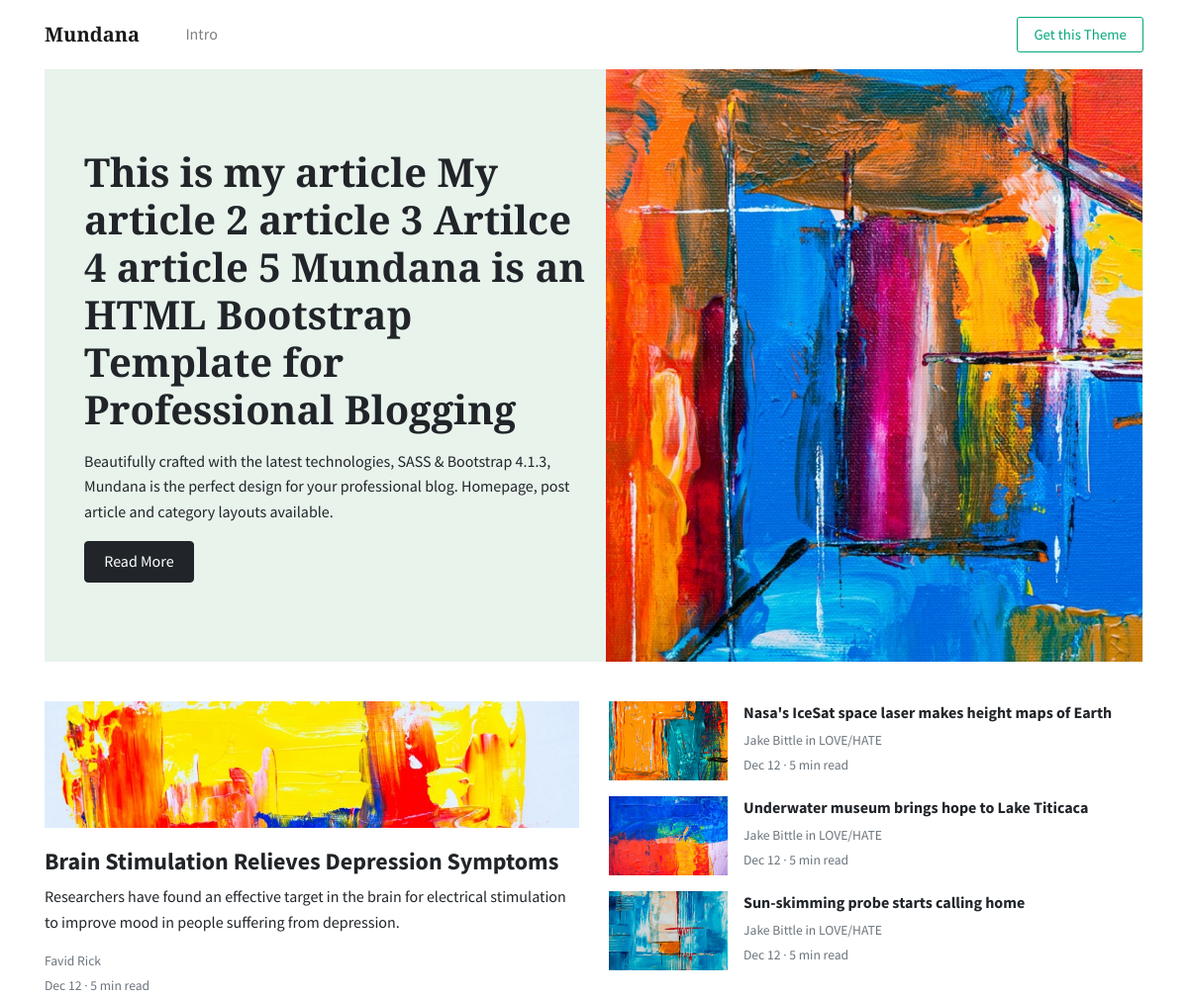
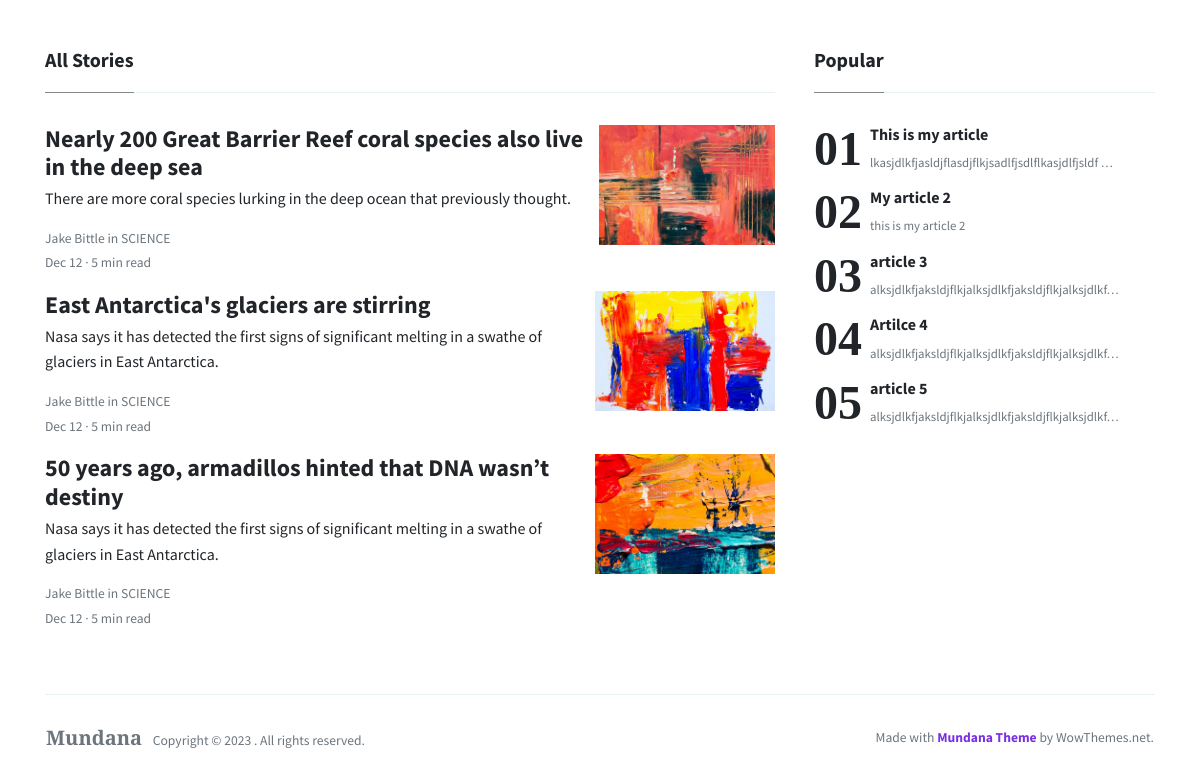
The page / on the database its author committed (2 pictures, top to bottom).
### blogapp/models.py (models this page shows, shortened)
class Articles(models.Model):
    sno = models.AutoField(primary_key=True)
    title = models.CharField(max_length=250)
    description = models.TextField()
    image = models.ImageField(upload_to='articleimage')
    slug = models.SlugField(max_length=500)
    author = models.CharField(max_length=100)

### blogapp/views.py (the view)
# urls.py: path('',views.index),
def index(request):
    all_articles = Articles.objects.all
    return render(request, 'index.html', {'all': all_articles})

### templates/index.html (shortened to what this page needs)
{% load static %}
<!DOCTYPE html>
<html lang="en">
<head>
<link rel="stylesheet" href="https://use.fontawesome.com/releases/v5.3.1/css/all.css">
<link href="{% static './assets/css/main.css' %}" rel="stylesheet"/>
</head>
<body>
<nav class="topnav navbar navbar-expand-lg navbar-light bg-white fixed-top">
<div class="container">
	<a class="navbar-brand" href="/"><strong>Mundana</strong></a>
	<div class="navbar-collapse collapse" id="navbarColor02" style="">
		<ul class="navbar-nav mr-auto d-flex align-items-center">
			<li class="nav-item">
			<a class="nav-link" href="/">Intro <span class="sr-only">(current)</span></a>
			</li>
		</ul>
		<ul class="navbar-nav ml-auto d-flex align-items-center">
			<li class="nav-item highlight">
			<a class="nav-link" href="https://www.wowthemes.net/mundana-free-html-bootstrap-template/">Get this Theme</a>
			</li>
		</ul>
	</div>
</div>
</nav>
<div class="container">
	<div class="jumbotron jumbotron-fluid mb-3 pt-0 pb-0 bg-lightblue position-relative">
		<div class="pl-4 pr-0 h-100 tofront">
			<div class="row justify-content-between">
				<div class="col-md-6 pt-6 pb-6 align-self-center">
					<h1 class="secondfont mb-3 font-weight-bold">
						{% for i in all %}
						{{i.title}}
						{% endfor %}
						Mundana is an HTML Bootstrap Template for Professional Blogging</h1>
					<p class="mb-3">
						Beautifully crafted with the latest technologies, SASS & Bootstrap 4.1.3, Mundana is the perfect design for your professional blog. Homepage, post article and category layouts available.
					</p>
					<a href="./article.html" class="btn btn-dark">Read More</a>
				</div>
				<div class="col-md-6 d-none d-md-block pr-0" style="background-size:cover;background-image:url({% static './assets/img/demo/home.jpg' %});">	</div>
			</div>
		</div>
	</div>
</div>
<div class="container pt-4 pb-4">
	<div class="row">
		<div class="col-lg-6">
			<div class="card border-0 mb-4 box-shadow h-xl-300">
                <div style="background-image: url({% static './assets/img/demo/1.jpg' %}); height: 150px;    background-size: cover;    background-repeat: no-repeat;"></div>
				<div class="card-body px-0 pb-0 d-flex flex-column align-items-start">
					<h2 class="h4 font-weight-bold">
					<a class="text-dark" href="./article.html">Brain Stimulation Relieves Depression Symptoms</a>
					</h2>
					<p class="card-text">
						 Researchers have found an effective target in the brain for electrical stimulation to improve mood in people suffering from depression.
					</p>
					<div>
						<small class="d-block"><a class="text-muted" href="./author.html">Favid Rick</a></small>
						<small class="text-muted">Dec 12 &middot; 5 min read</small>
					</div>
				</div>
			</div>
		</div>
		<div class="col-lg-6">
			<div class="flex-md-row mb-4 box-shadow h-xl-300">
				<div class="mb-3 d-flex align-items-center">
					<img height="80" src="{% static './assets/img/demo/blog4.jpg'%}">
					<div class="pl-3">
						<h2 class="mb-2 h6 font-weight-bold">
						<a class="text-dark" href="./article.html">Nasa's IceSat space laser makes height maps of Earth</a>
						</h2>
						<div class="card-text text-muted small">
							 Jake Bittle in LOVE/HATE
						</div>
						<small class="text-muted">Dec 12 &middot; 5 min read</small>
					</div>
				</div>
				<div class="mb-3 d-flex align-items-center">
					<img height="80" src="{% static './assets/img/demo/blog5.jpg'%}">
					<div class="pl-3">
						<h2 class="mb-2 h6 font-weight-bold">
						<a class="text-dark" href="./article.html">Underwater museum brings hope to Lake Titicaca</a>
						</h2>
						<div class="card-text text-muted small">
							 Jake Bittle in LOVE/HATE
						</div>
						<small class="text-muted">Dec 12 &middot; 5 min read</small>
					</div>
				</div>
				<div class="mb-3 d-flex align-items-center">
					<img height="80" src="{% static './assets/img/demo/blog6.jpg'%}">
					<div class="pl-3">
						<h2 class="mb-2 h6 font-weight-bold">
						<a class="text-dark" href="./article.html">Sun-skimming probe starts calling home</a>
						</h2>
						<div class="card-text text-muted small">
							 Jake Bittle in LOVE/HATE
						</div>
						<small class="text-muted">Dec 12 &middot; 5 min read</small>
					</div>
				</div>
			</div>
		</div>
	</div>
</div>
<div class="container">
	<div class="row justify-content-between">
		<div class="col-md-8">
			<h5 class="font-weight-bold spanborder"><span>All Stories</span></h5>
			<div class="mb-3 d-flex justify-content-between">
				<div class="pr-3">
					<h2 class="mb-1 h4 font-weight-bold">
					<a class="text-dark" href="./article.html">Nearly 200 Great Barrier Reef coral species also live in the deep sea</a>
					</h2>
					<p>
						There are more coral species lurking in the deep ocean that previously thought.
					</p>
					<div class="card-text text-muted small">
						 Jake Bittle in SCIENCE
					</div>
					<small class="text-muted">Dec 12 &middot; 5 min read</small>
				</div>
				<img height="120" src="{% static './assets/img/demo/blog8.jpg'%}">
			</div>
			<div class="mb-3 d-flex justify-content-between">
				<div class="pr-3">
					<h2 class="mb-1 h4 font-weight-bold">
					<a class="text-dark" href="./article.html">East Antarctica's glaciers are stirring</a>
					</h2>
					<p>
						Nasa says it has detected the first signs of significant melting in a swathe of glaciers in East Antarctica.
					</p>
					<div class="card-text text-muted small">
						 Jake Bittle in SCIENCE
					</div>
					<small class="text-muted">Dec 12 &middot; 5 min read</small>
				</div>
				<img height="120" src="{% static './assets/img/demo/1.jpg'%}">
			</div>
			<div class="mb-3 d-flex justify-content-between">
				<div class="pr-3">
					<h2 class="mb-1 h4 font-weight-bold">
					<a class="text-dark" href="./article.html">50 years ago, armadillos hinted that DNA wasn’t destiny</a>
					</h2>
					<p>
						Nasa says it has detected the first signs of significant melting in a swathe of glaciers in East Antarctica.
					</p>
					<div class="card-text text-muted small">
						 Jake Bittle in SCIENCE
					</div>
					<small class="text-muted">Dec 12 &middot; 5 min read</small>
				</div>
				<img height="120" src="{% static './assets/img/demo/5.jpg'%}">
			</div>
		</div>
		<div class="col-md-4 pl-4">
            <h5 class="font-weight-bold spanborder"><span>Popular</span></h5>
			<ol class="list-featured">
				{% for i in all %}
				<li>
				<span>
				<h6 class="font-weight-bold">
				<a href="./article.html" class="text-dark">{{i.title}}</a>
				</h6>
				<p class="text-muted">
					{{i.description | truncatechars:50}}
				</p>
				</span>
				</li>
				{% endfor %}
			</ol>
		</div>
	</div>
</div>
<div class="container mt-5">
	<footer class="bg-white border-top p-3 text-muted small">
	<div class="row align-items-center justify-content-between">
		<div>
            <span class="navbar-brand mr-2"><strong>Mundana</strong></span> Copyright &copy;
			 . All rights reserved.
		</div>
		<div>
			Made with <a target="_blank" class="text-secondary font-weight-bold" href="https://www.wowthemes.net/mundana-free-html-bootstrap-template/">Mundana Theme</a> by WowThemes.net.
		</div>
	</div>
	</footer>
</div>
</body>
</html>

### rows shown on the page
Articles: title "This is my article", description "lkasjdlkfjasldjflasdjflkjsadlfjsdlflkasjdlfjsldf …"
Articles: title "My article 2", description "this is my article 2"
Articles: title "article 3", description "alksjdlkfjaksldjflkjalksjdlkfjaksldjflkjalksjdlkf…"
Articles: title "Artilce 4", description "alksjdlkfjaksldjflkjalksjdlkfjaksldjflkjalksjdlkf…"
Articles: title "article 5", description "alksjdlkfjaksldjflkjalksjdlkfjaksldjflkjalksjdlkf…"
